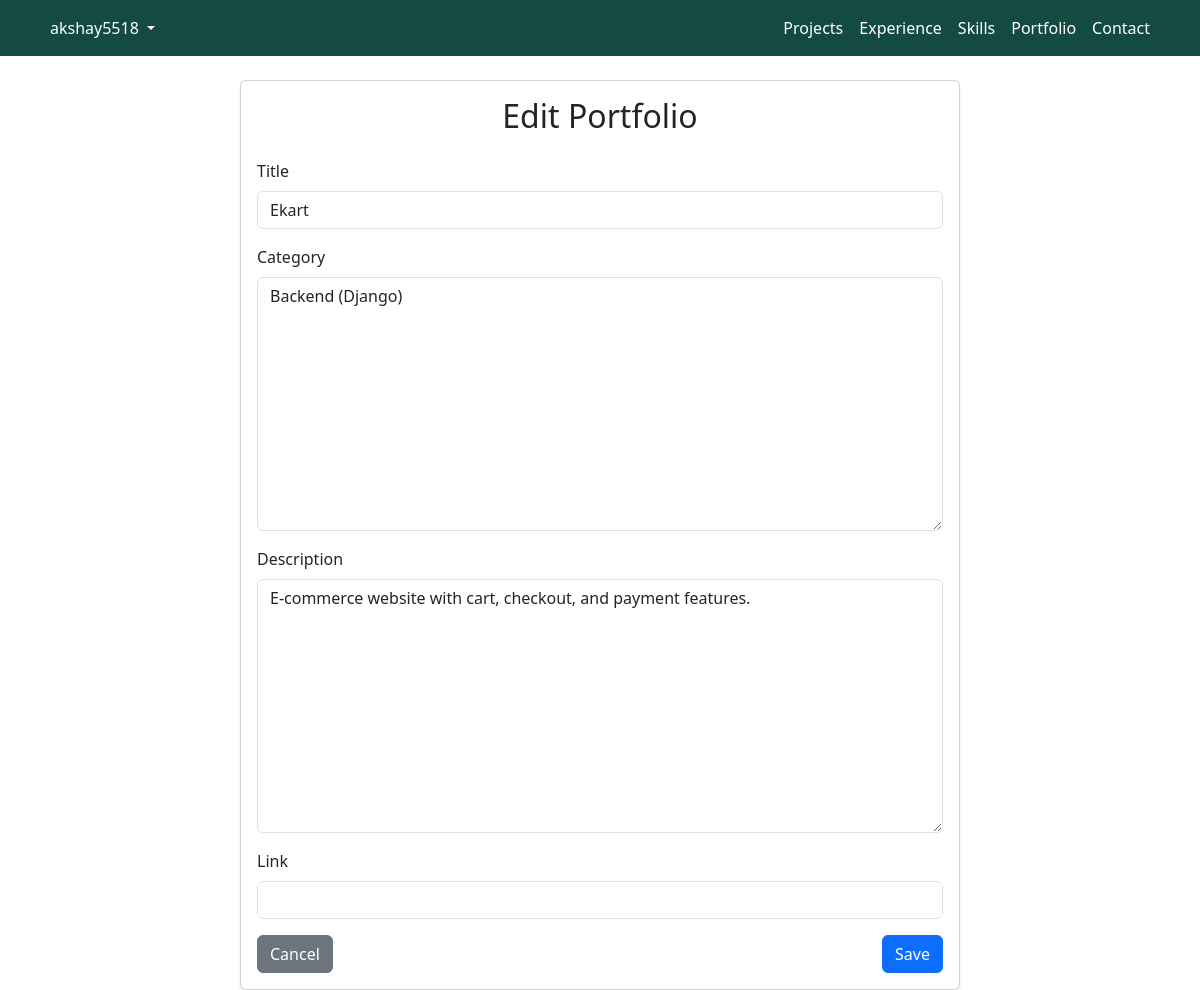
The page /portfolio/1/edit/ (signed in) on the database as committed earlier.
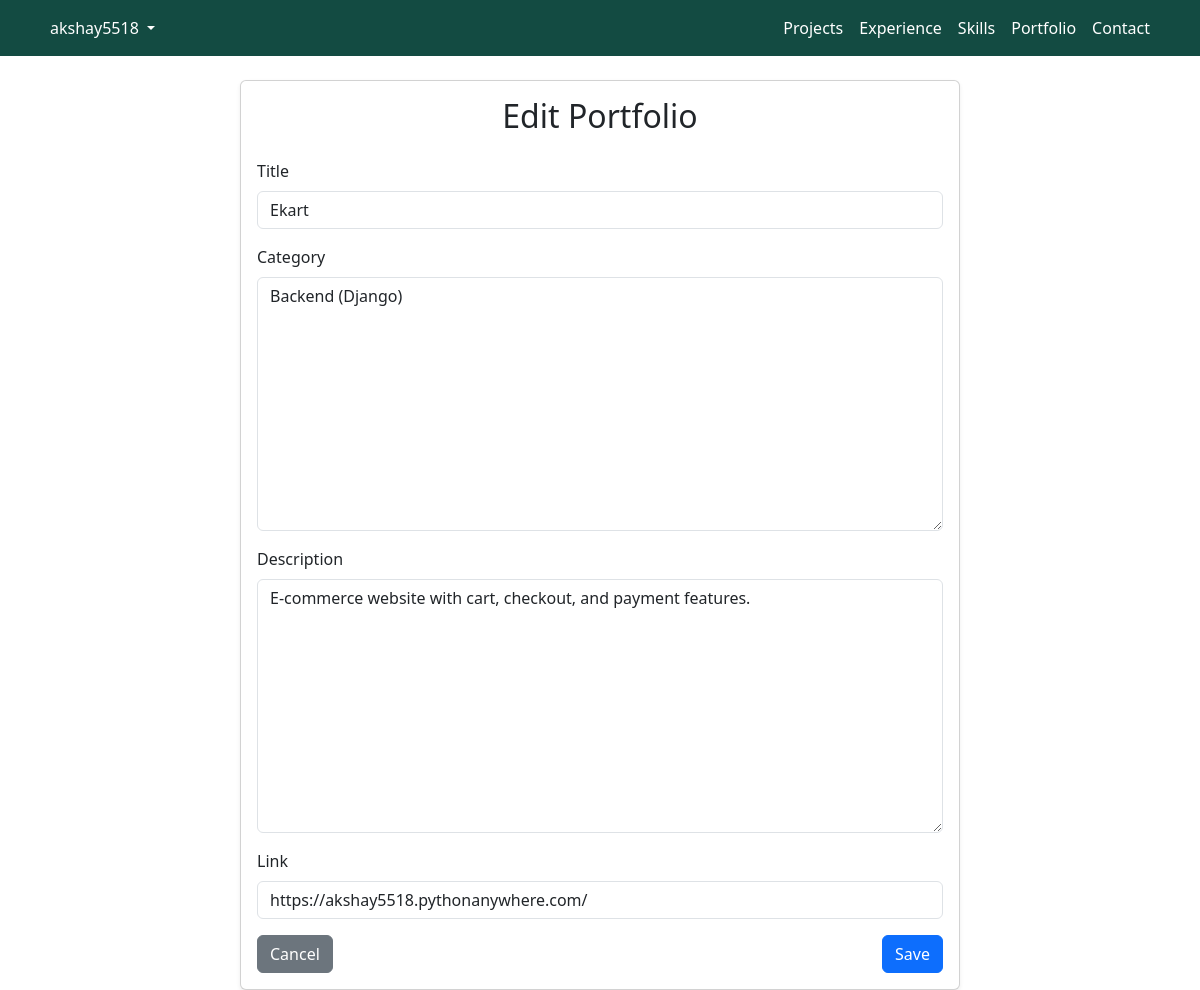
The same page on the database as committed later.
### Portfolio_App/models.py (models this page shows, shortened)
class Portfolio(models.Model):
    title = models.CharField(max_length=100)
    category = models.TextField()
    description = models.TextField()
    link = models.URLField(blank=True, null=True)
    created_at = models.DateTimeField(auto_now_add=True)

### Portfolio_Admin_App/views.py (the view)
# urls.py: path("portfolio/<int:pk>/edit/", portfolio_edit, name="portfolio_edit"),
@login_required(login_url='login')
def portfolio_edit(request, pk):
    portfolio = get_object_or_404(Portfolio, pk=pk)
    if request.method == "POST":
        form = PortfolioForm(request.POST, instance=portfolio)
        if form.is_valid():
            form.save()
            return redirect("portfolio")
    else:
        form = PortfolioForm(instance=portfolio)
    return render(request, "portfolio_form.html", {"form": form, "title": "Edit Portfolio"})

### Portfolio_Admin_App/forms.py
class PortfolioForm(forms.ModelForm):
    class Meta:
        model = Portfolio
        fields = ['title', 'category', 'description', 'link']
    def __init__(self, *args, **kwargs):
        super(PortfolioForm, self).__init__(*args, **kwargs)
        for field_name, field in self.fields.items():
            field.widget.attrs['class'] = 'form-control'

### Portfolio_Admin_App/templates/portfolio_form.html (shortened to what this page needs)
{% extends "base.html" %}
{% block content %}
<div class="container">
    <div class="row justify-content-center">
        <div class="col-md-8">
            <div class="card shadow-sm">
                <div class="card-body">
                    <h2 class="mb-4 text-center">{{ title }}</h2>
                    <form method="post">
                        {% for field in form %}
                            <div class="mb-3">
                                <label class="form-label">{{ field.label }}</label>
                                {{ field }}
                            </div>
                        {% endfor %}
                        <div class="d-flex justify-content-between">
                            <a href="{% url 'portfolio' %}" class="btn btn-secondary">Cancel</a>
                            <button type="submit" class="btn btn-primary">Save</button>
                        </div>
                    </form>
                </div>
            </div>
        </div>
    </div>
</div>
{% endblock %}

Rows that differ between the two databases and show on the page:
changed Portfolio "Ekart": link (not shown) → "https://akshay5518.pythonanywhere.com/"
